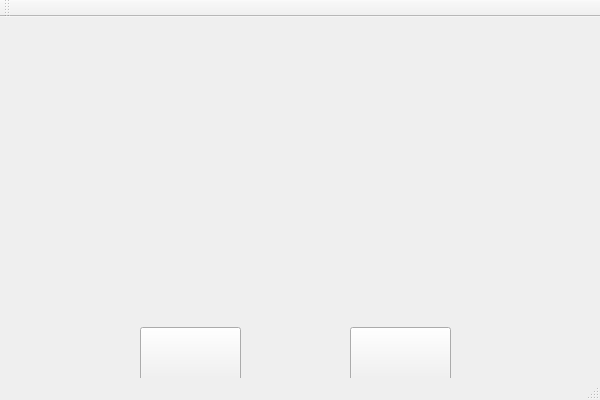
<?xml version="1.0" encoding="UTF-8"?>
<ui version="4.0">
 <class>GUIMainWindow</class>
 <widget class="QMainWindow" name="GUIMainWindow">
  <property name="geometry">
   <rect>
    <x>0</x>
    <y>0</y>
    <width>600</width>
    <height>400</height>
   </rect>
  </property>
  <property name="windowTitle">
   <string>GUIMainWindow</string>
  </property>
  <widget class="QWidget" name="centralWidget">
   <widget class="QPushButton" name="mumbleButton">
    <property name="geometry">
     <rect>
      <x>140</x>
      <y>310</y>
      <width>101</width>
      <height>61</height>
     </rect>
    </property>
    <property name="text">
     <string/>
    </property>
    <property name="icon">
     <iconset>
      <normaloff>:/Mumble Logo</normaloff>:/Mumble Logo</iconset>
    </property>
    <property name="iconSize">
     <size>
      <width>100</width>
      <height>60</height>
     </size>
    </property>
   </widget>
   <widget class="QPushButton" name="webButton">
    <property name="geometry">
     <rect>
      <x>350</x>
      <y>310</y>
      <width>101</width>
      <height>61</height>
     </rect>
    </property>
    <property name="text">
     <string notr="true"/>
    </property>
    <property name="icon">
     <iconset>
      <normaloff>:/Web Icon</normaloff>:/Web Icon</iconset>
    </property>
    <property name="iconSize">
     <size>
      <width>70</width>
      <height>60</height>
     </size>
    </property>
   </widget>
   <widget class="QLabel" name="label">
    <property name="geometry">
     <rect>
      <x>6</x>
      <y>0</y>
      <width>591</width>
      <height>301</height>
     </rect>
    </property>
    <property name="text">
     <string/>
    </property>
    <property name="pixmap">
     <pixmap>:/images/images/mainscreen.png</pixmap>
    </property>
   </widget>
  </widget>
  <widget class="QToolBar" name="mainToolBar">
   <attribute name="toolBarArea">
    <enum>TopToolBarArea</enum>
   </attribute>
   <attribute name="toolBarBreak">
    <bool>false</bool>
   </attribute>
  </widget>
  <widget class="QStatusBar" name="statusBar"/>
 </widget>
 <layoutdefault spacing="6" margin="11"/>
 <resources/>
 <connections/>
</ui>
